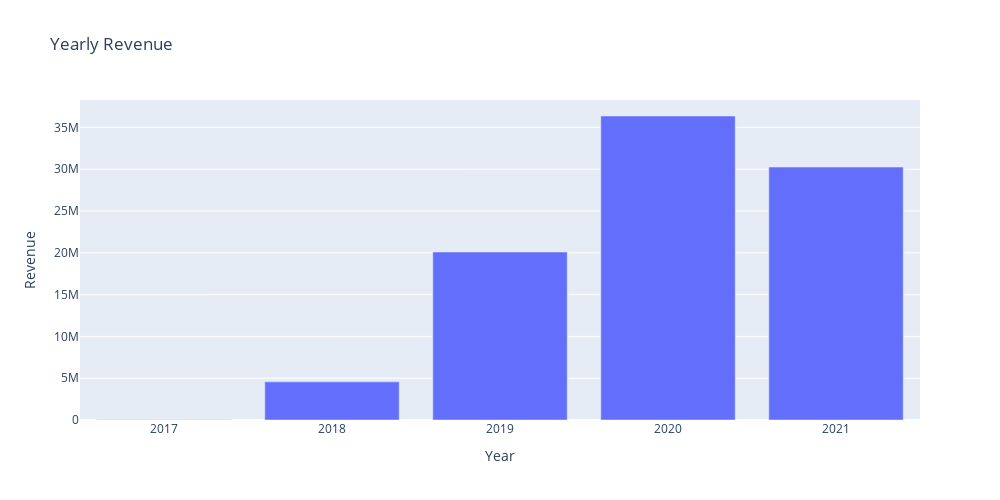

Notebook cell for this chart:
### Markdown cell above
## Yearly Sales

### Code cell
tbl_name = "cirkul_database_import.business_intelligence_orders"
sel_fields = "order_processed_at_date, order_revenue"
query = "SELECT " + sel_fields + " FROM " + tbl_name
df_orders = pd.read_sql_query(query, cnx)

df_orders['order_processed_at_date'] = df_orders['order_processed_at_date'].dt.strftime('%Y')
yearly_revs = df_orders.groupby('order_processed_at_date').sum().reset_index()
yearly_revs = yearly_revs.rename(columns={'order_processed_at_date':'Year','order_revenue':'Revenue'})

# Plot
fig = px.bar(yearly_revs, x='Year', y='Revenue', title='Yearly Revenue', \
    height=500, width=1000)
fig.show()

### Figure 1 — Plotly figure (JSON) as saved in the notebook; plotly's stock layout.template omitted (floating-point values rounded to 4 significant figures)
{"data": [{"alignmentgroup": "True", "hovertemplate": "Year=%{x}<br>Revenue=%{y}<extra></extra>", "legendgroup": "", "marker": {"color": "#636efa"}, "name": "", "offsetgroup": "", "orientation": "v", "showlegend": false, "textposition": "auto", "type": "bar", "x": ["2017", "2018", "2019", "2020", "2021"], "xaxis": "x", "y": [16550.0, 4566000.0, 20100000.0, 36370000.0, 30260000.0], "yaxis": "y"}], "layout": {"barmode": "relative", "height": 500, "legend": {"tracegroupgap": 0}, "title": {"text": "Yearly Revenue"}, "width": 1000, "xaxis": {"anchor": "y", "domain": [0, 1], "title": {"text": "Year"}}, "yaxis": {"anchor": "x", "domain": [0, 1], "title": {"text": "Revenue"}}}}
